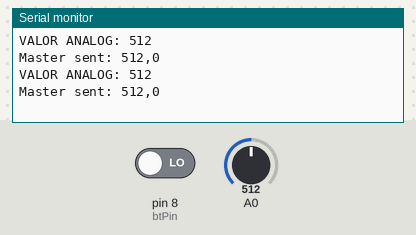
Simulated run of this sketch. Board: Arduino Uno, built with avr-gcc and run on an emulated ATmega328P. On the bench: the last lines printed to the serial monitor. The test bench sets the inputs (shaded band); at power-on: A0 = 512, pin 8 (btPin) LOW.

Above: at 1.8 s.
1.9 s: A0 set to 716
At 2.8 s:
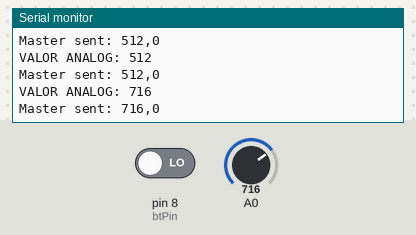
3.4 s: pin 8 (btPin) driven HIGH
At 4.7 s:
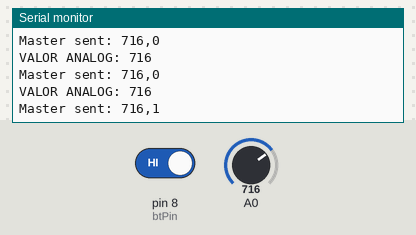
4.9 s: A0 set to 900
At 5.9 s:
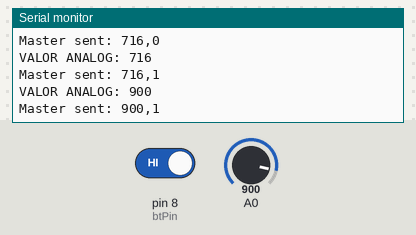
6.4 s: pin 8 (btPin) driven LOW
At 7.9 s:
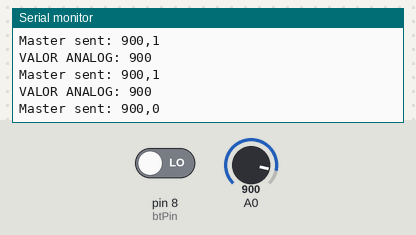
Timing chart, 0 to 8.9 s (numbered marks = the images above; inputs shaded):
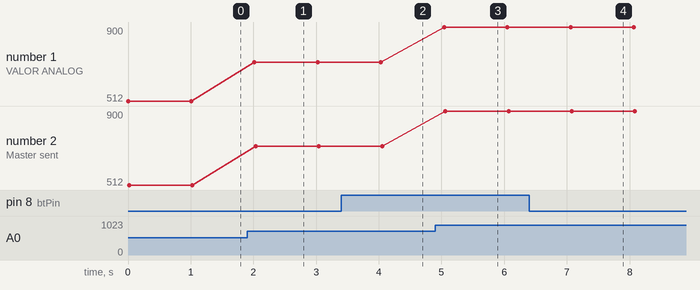

The sketch:

Mestre.ino
```cpp
#include <SoftwareSerial.h>

SoftwareSerial ArduinoSlave(10, 11);
String answer;
String msg;
int intVal = 0, oldIntVal = 0, btState = 0, lastBtState = 0, btPin = 8;

int intArray[] = {0,0};

void setup() {
    Serial.begin(9600);
    ArduinoSlave.begin(9600);
}

void sendArray(int arr[], int size) {
    String message = "";
    for (int i = 0; i < size; i++) {
        message += String(arr[i]);
        if (i < size - 1) message += ","; // Adiciona uma vírgula entre os valores
    }

    ArduinoSlave.println(message); // Envia a string formatada
    Serial.print("Master sent: ");
    Serial.println(message);
}


void loop() {

    // #####  REFERENTE AO SENSOR #####
    intVal = analogRead(A0);
    Serial.print("VALOR ANALOG: ");
    Serial.println(intVal);

    intArray[0] = intVal;

    // #####  REFERENTE AO BOTÃO #####
    btState = digitalRead(btPin);
    if(btState == 1 && lastBtState == 0){ // Botão Pressionado
      lastBtState = 1;
    }
    if(btState == 0 && lastBtState == 1){ //Botão Não pressionado
      lastBtState = 0;
    }

    intArray[1] = btState;

    // #####  REFERENTE AO ENVIO DOS DADOS #####
    // Envia dados para o slave se o valor tiver mudado
    if (oldIntVal != intVal || lastBtState != btState) {
        sendArray(intArray, sizeof(intArray) / sizeof(intArray[0]));
    }

     delay(1000);
}
```

Measured:
- after the input at 1.9 s, the serial monitor: prints a new line after 0.12 s (image 1)
- after the input at 3.4 s, the serial monitor: prints a new line after 0.65 s (image 2)
- after the input at 4.9 s, the serial monitor: prints a new line after 0.14 s (image 3)
- after the input at 6.4 s, the serial monitor: prints a new line after 0.68 s (image 4)
- plotted number 1: 512 → 716 after the input at 1.9 s, 716 → 900 after the input at 4.9 s
- plotted number 2: 512 → 716 after the input at 1.9 s, 716 → 900 after the input at 4.9 s
